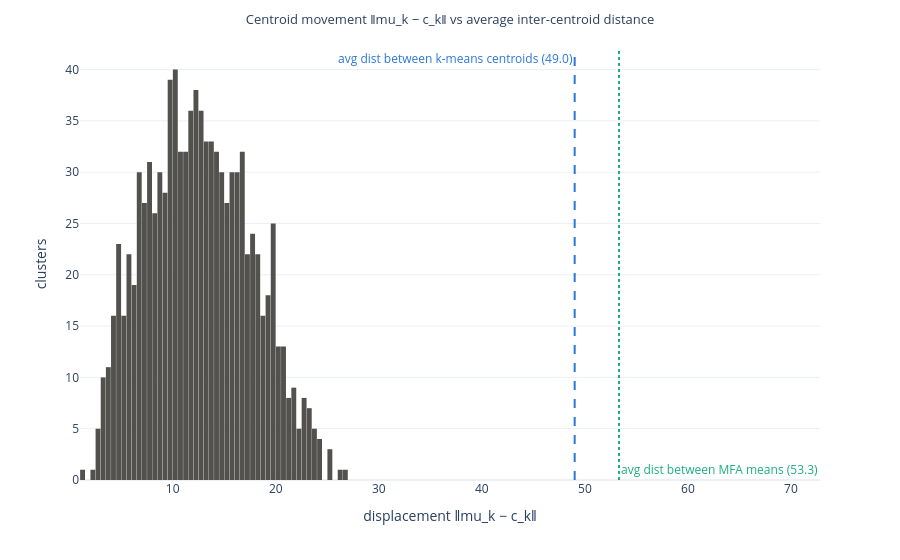
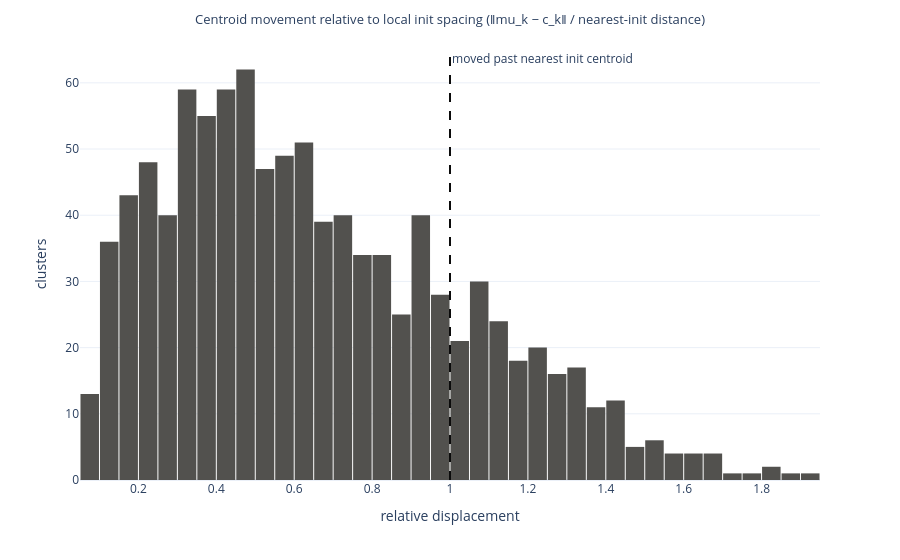
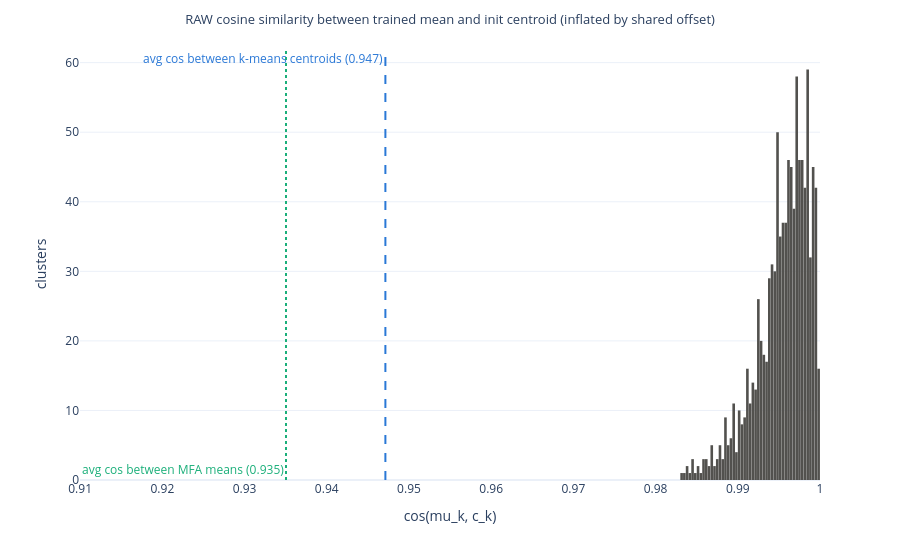
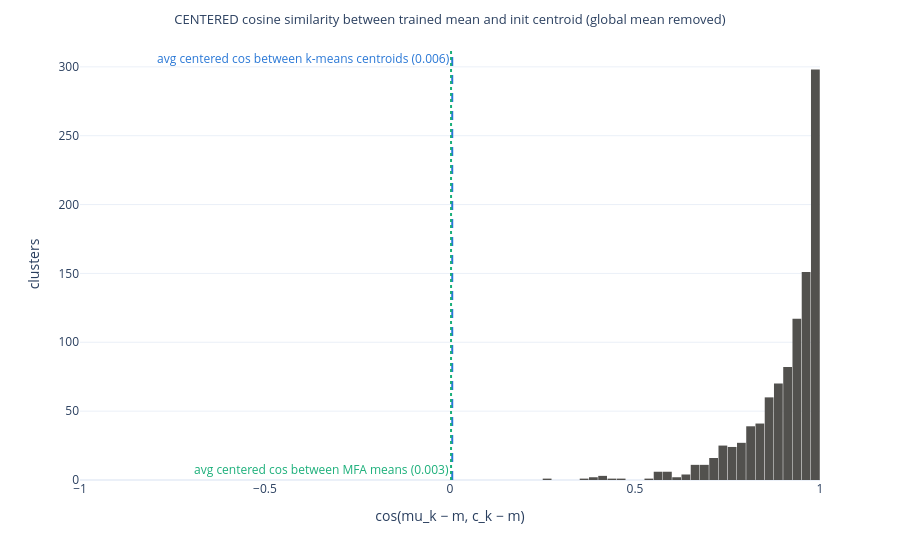

Notebook source saved alongside these figures, in order:
### Markdown cell above
Centroid Movement: Init → Trained Means

**Experiment.** Each MFA mean `mu_k` starts at init centroid `c_k` (verified in
Section 1.1) and is free to move during training. We measure how far each one
went:

- **Displacement** `‖mu_k − c_k‖`, shown raw against a baseline of the average
  pairwise distance *between* centroids (within the k-means set and within the
  MFA means) — movement is only "small" if it is small relative to how far
  centroids are from each other; and a scale-free version dividing by the
  distance from `c_k` to its *nearest other* init centroid — a relative
  displacement > 1 means the mean moved farther than the local inter-centroid
  spacing, i.e. well out of its original Voronoi cell.
- **Cosine similarity** between `mu_k` and `c_k`, in two versions. The **raw**
  cosine is inflated: all activations share a massive offset concentrated in a
  couple of rogue dimensions (the global centroid mean has norm ≈ the centroid
  norms themselves), so even unrelated centroids score ≈0.95. The **centered**
  cosine removes the global mean `m` of the init centroids first,
  `cos(mu_k − m, c_k − m)`, and is the informative one: its cross-centroid
  baseline sits near 0. Both plots carry their own baselines (average pairwise
  cosine between *different* centroids within each set).
- **Nearest-init retention**: is `mu_k` still closer to `c_k` than to any other
  init centroid? Together with the Hungarian check of Section 2, this separates
  "means drifted locally" from "means migrated to other regions".
- **Movement vs membership change**: do clusters whose mean moved most also
  have the lowest assignment Jaccard (Section 2.1)?

### Code cell
if not HAVE_MODEL:
    display(Markdown("**Skipped:** missing MFA model files or k-means centroids."))
else:
    from scipy.spatial.distance import cdist

    from dalg.models.mfa import load_mfa

    model = load_mfa(MFA_RUN / "mfa_model.pt", map_location="cpu")
    mu = model.mu.detach().float().cpu().numpy()
    del model
    gc.collect()

    c_init = _centroid_tensor(KMEANS_CENTROIDS).numpy()
    assert mu.shape == c_init.shape, (mu.shape, c_init.shape)

    displacement = np.linalg.norm(mu - c_init, axis=1)

    offdiag = ~np.eye(K, dtype=bool)
    init_pairwise = cdist(c_init, c_init)
    mu_pairwise = cdist(mu, mu)
    avg_dist_km = float(init_pairwise[offdiag].mean())
    avg_dist_mfa = float(mu_pairwise[offdiag].mean())

    np.fill_diagonal(init_pairwise, np.inf)
    nn_init_dist = init_pairwise.min(axis=1)
    rel_displacement = displacement / nn_init_dist

    def _unit(x: np.ndarray) -> np.ndarray:
        return x / np.maximum(np.linalg.norm(x, axis=1, keepdims=True), 1e-12)

    c_unit = _unit(c_init)
    mu_unit = _unit(mu)
    cos_sim = (mu_unit * c_unit).sum(axis=1)
    avg_cos_km = float((c_unit @ c_unit.T)[offdiag].mean())
    avg_cos_mfa = float((mu_unit @ mu_unit.T)[offdiag].mean())

    # raw activations share a massive offset (dominated by a couple of rogue
    # dimensions), which pushes ALL raw cosines toward 1; center by the global
    # mean of the init centroids to expose the informative directions
    global_mean = c_init.mean(axis=0)
    c_cent_unit = _unit(c_init - global_mean)
    mu_cent_unit = _unit(mu - global_mean)
    cos_sim_centered = (mu_cent_unit * c_cent_unit).sum(axis=1)
    avg_cos_km_centered = float((c_cent_unit @ c_cent_unit.T)[offdiag].mean())
    avg_cos_mfa_centered = float((mu_cent_unit @ mu_cent_unit.T)[offdiag].mean())

    nearest_init = cdist(mu, c_init).argmin(axis=1)
    frac_nearest_own_init = float((nearest_init == np.arange(K)).mean())

    move_df = pd.DataFrame(
        {
            "cluster": np.arange(K),
            "displacement": displacement,
            "nn_init_dist": nn_init_dist,
            "rel_displacement": rel_displacement,
            "cos_sim": cos_sim,
            "cos_sim_centered": cos_sim_centered,
            "nearest_own_init": nearest_init == np.arange(K),
        }
    )
    display(move_df[["displacement", "rel_displacement", "cos_sim", "cos_sim_centered"]].describe(percentiles=[0.1, 0.25, 0.5, 0.75, 0.9]))
    print(f"avg pairwise distance between k-means centroids: {avg_dist_km:.1f}")
    print(f"avg pairwise distance between MFA means:         {avg_dist_mfa:.1f}")
    print(f"avg pairwise cosine between k-means centroids:   raw {avg_cos_km:.4f} | centered {avg_cos_km_centered:.4f}")
    print(f"avg pairwise cosine between MFA means:           raw {avg_cos_mfa:.4f} | centered {avg_cos_mfa_centered:.4f}")
    print(f"fraction of trained means still nearest their own init centroid: {frac_nearest_own_init:.3f}")

    if px is not None:
        fig = px.histogram(
            move_df,
            x="displacement",
            nbins=60,
            title="Centroid movement ‖mu_k − c_k‖ vs average inter-centroid distance",
            color_discrete_sequence=[COLOR_NEUTRAL],
            template=PLOT_TEMPLATE,
        )
        fig.add_vline(
            x=avg_dist_km, line_dash="dash", line_color=COLOR_KMEANS,
            annotation_text=f"avg dist between k-means centroids ({avg_dist_km:.1f})",
            annotation_position="top left", annotation_font_color=COLOR_KMEANS,
        )
        fig.add_vline(
            x=avg_dist_mfa, line_dash="dot", line_color=COLOR_MFA,
            annotation_text=f"avg dist between MFA means ({avg_dist_mfa:.1f})",
            annotation_position="bottom right", annotation_font_color=COLOR_MFA,
        )
        fig.update_layout(xaxis_title="displacement ‖mu_k − c_k‖", yaxis_title="clusters", bargap=0.05)
        save_fig(fig, "displacement_hist")
        fig.show()

        fig = px.histogram(
            move_df,
            x="rel_displacement",
            nbins=60,
            title="Centroid movement relative to local init spacing (‖mu_k − c_k‖ / nearest-init distance)",
            color_discrete_sequence=[COLOR_NEUTRAL],
            template=PLOT_TEMPLATE,
        )
        fig.add_vline(x=1.0, line_dash="dash", line_color="#0b0b0b", annotation_text="moved past nearest init centroid")
        fig.update_layout(xaxis_title="relative displacement", yaxis_title="clusters", bargap=0.05)
        save_fig(fig, "rel_displacement_hist")
        fig.show()

        raw_start = float(np.floor(move_df["cos_sim"].min() * 100) / 100)
        fig = px.histogram(
            move_df,
            x="cos_sim",
            title="RAW cosine similarity between trained mean and init centroid (inflated by shared offset)",
            color_discrete_sequence=[COLOR_NEUTRAL],
            template=PLOT_TEMPLATE,
        )
        fig.add_vline(
            x=avg_cos_km, line_dash="dash", line_color=COLOR_KMEANS,
            annotation_text=f"avg cos between k-means centroids ({avg_cos_km:.3f})",
            annotation_position="top left", annotation_font_color=COLOR_KMEANS,
        )
        fig.add_vline(
            x=avg_cos_mfa, line_dash="dot", line_color=COLOR_MFA,
            annotation_text=f"avg cos between MFA means ({avg_cos_mfa:.3f})",
            annotation_position="bottom left", annotation_font_color=COLOR_MFA,
        )
        fig.update_traces(xbins=dict(start=raw_start, end=1.0, size=(1.0 - raw_start) / 60))
        fig.update_layout(xaxis_title="cos(mu_k, c_k)", yaxis_title="clusters", bargap=0.05)
        save_fig(fig, "cos_raw_hist")
        fig.show()

        fig = px.histogram(
            move_df,
            x="cos_sim_centered",
            title="CENTERED cosine similarity between trained mean and init centroid (global mean removed)",
            color_discrete_sequence=[COLOR_NEUTRAL],
            template=PLOT_TEMPLATE,
        )
        fig.add_vline(
            x=avg_cos_km_centered, line_dash="dash", line_color=COLOR_KMEANS,
            annotation_text=f"avg centered cos between k-means centroids ({avg_cos_km_centered:.3f})",
            annotation_position="top left", annotation_font_color=COLOR_KMEANS,
        )
        fig.add_vline(
            x=avg_cos_mfa_centered, line_dash="dot", line_color=COLOR_MFA,
            annotation_text=f"avg centered cos between MFA means ({avg_cos_mfa_centered:.3f})",
            annotation_position="bottom left", annotation_font_color=COLOR_MFA,
        )
        fig.update_traces(xbins=dict(start=-1.0, end=1.0, size=0.025))
        fig.update_layout(xaxis_title="cos(mu_k − m, c_k − m)", yaxis_title="clusters", bargap=0.05, xaxis_range=[-1, 1])
        save_fig(fig, "cos_centered_hist")
        fig.show()

    if HAVE_ASSIGNMENTS and px is not None:
        move_jac = move_df.merge(per_cluster[["cluster", "jaccard", "km_size"]], on="cluster")
        rho = float(move_jac["rel_displacement"].corr(move_jac["jaccard"], method="spearman"))
        print(f"Spearman(rel_displacement, jaccard) = {rho:.3f}")
        fig = px.scatter(
            move_jac,
            x="rel_displacement",
            y="jaccard",
            hover_data=["cluster", "displacement", "cos_sim_centered", "km_size"],
            title="Assignment Jaccard vs centroid movement",
            color_discrete_sequence=[COLOR_NEUTRAL],
            template=PLOT_TEMPLATE,
            opacity=0.55,
        )
        fig.update_layout(xaxis_title="relative displacement of mean", yaxis_title="Jaccard (init vs trained region)")
        save_fig(fig, "jaccard_vs_movement")
        fig.show()

### Figure 1 — Plotly figure (JSON) as saved in the notebook; plotly's stock layout.template omitted (floating-point values rounded to 4 significant figures; data arrays with more than 128 entries replaced by an {"elided": "..."} marker saying what was removed)
{"data": [{"bingroup": "x", "hovertemplate": "displacement=%{x}<br>count=%{y}<extra></extra>", "legendgroup": "", "marker": {"color": "#52514e", "pattern": {"shape": ""}}, "name": "", "nbinsx": 60, "orientation": "v", "showlegend": false, "type": "histogram", "x": {"elided": "1000 float values"}, "xaxis": "x", "yaxis": "y"}], "layout": {"annotations": [{"font": {"color": "#2a78d6"}, "showarrow": false, "text": "avg dist between k-means centroids (49.0)", "x": 49.01, "xanchor": "right", "xref": "x", "y": 1, "yanchor": "top", "yref": "y domain"}, {"font": {"color": "#1baf7a"}, "showarrow": false, "text": "avg dist between MFA means (53.3)", "x": 53.31, "xanchor": "left", "xref": "x", "y": 0, "yanchor": "bottom", "yref": "y domain"}], "bargap": 0.05, "barmode": "relative", "legend": {"tracegroupgap": 0}, "margin": {"t": 48}, "shapes": [{"line": {"color": "#2a78d6", "dash": "dash"}, "type": "line", "x0": 49.01, "x1": 49.01, "xref": "x", "y0": 0, "y1": 1, "yref": "y domain"}, {"line": {"color": "#1baf7a", "dash": "dot"}, "type": "line", "x0": 53.31, "x1": 53.31, "xref": "x", "y0": 0, "y1": 1, "yref": "y domain"}], "title": {"font": {"size": 13}, "text": "Centroid movement ‖mu_k − c_k‖ vs average inter-centroid distance", "x": 0.5}, "xaxis": {"anchor": "y", "domain": [0, 1], "title": {"text": "displacement ‖mu_k − c_k‖"}}, "yaxis": {"anchor": "x", "domain": [0, 1], "title": {"text": "clusters"}}}}

### Figure 2 — Plotly figure (JSON) as saved in the notebook; plotly's stock layout.template omitted (floating-point values rounded to 4 significant figures; data arrays with more than 128 entries replaced by an {"elided": "..."} marker saying what was removed)
{"data": [{"bingroup": "x", "hovertemplate": "rel_displacement=%{x}<br>count=%{y}<extra></extra>", "legendgroup": "", "marker": {"color": "#52514e", "pattern": {"shape": ""}}, "name": "", "nbinsx": 60, "orientation": "v", "showlegend": false, "type": "histogram", "x": {"elided": "1000 float values"}, "xaxis": "x", "yaxis": "y"}], "layout": {"annotations": [{"showarrow": false, "text": "moved past nearest init centroid", "x": 1, "xanchor": "left", "xref": "x", "y": 1, "yanchor": "top", "yref": "y domain"}], "bargap": 0.05, "barmode": "relative", "legend": {"tracegroupgap": 0}, "margin": {"t": 48}, "shapes": [{"line": {"color": "#0b0b0b", "dash": "dash"}, "type": "line", "x0": 1, "x1": 1, "xref": "x", "y0": 0, "y1": 1, "yref": "y domain"}], "title": {"font": {"size": 13}, "text": "Centroid movement relative to local init spacing (‖mu_k − c_k‖ / nearest-init distance)", "x": 0.5}, "xaxis": {"anchor": "y", "domain": [0, 1], "title": {"text": "relative displacement"}}, "yaxis": {"anchor": "x", "domain": [0, 1], "title": {"text": "clusters"}}}}

### Figure 3 — Plotly figure (JSON) as saved in the notebook; plotly's stock layout.template omitted (floating-point values rounded to 4 significant figures; data arrays with more than 128 entries replaced by an {"elided": "..."} marker saying what was removed)
{"data": [{"bingroup": "x", "hovertemplate": "cos_sim=%{x}<br>count=%{y}<extra></extra>", "legendgroup": "", "marker": {"color": "#52514e", "pattern": {"shape": ""}}, "name": "", "orientation": "v", "showlegend": false, "type": "histogram", "x": {"elided": "1000 float values"}, "xaxis": "x", "xbins": {"end": 1, "size": 0.0003333, "start": 0.98}, "yaxis": "y"}], "layout": {"annotations": [{"font": {"color": "#2a78d6"}, "showarrow": false, "text": "avg cos between k-means centroids (0.947)", "x": 0.9471, "xanchor": "right", "xref": "x", "y": 1, "yanchor": "top", "yref": "y domain"}, {"font": {"color": "#1baf7a"}, "showarrow": false, "text": "avg cos between MFA means (0.935)", "x": 0.935, "xanchor": "right", "xref": "x", "y": 0, "yanchor": "bottom", "yref": "y domain"}], "bargap": 0.05, "barmode": "relative", "legend": {"tracegroupgap": 0}, "margin": {"t": 48}, "shapes": [{"line": {"color": "#2a78d6", "dash": "dash"}, "type": "line", "x0": 0.9471, "x1": 0.9471, "xref": "x", "y0": 0, "y1": 1, "yref": "y domain"}, {"line": {"color": "#1baf7a", "dash": "dot"}, "type": "line", "x0": 0.935, "x1": 0.935, "xref": "x", "y0": 0, "y1": 1, "yref": "y domain"}], "title": {"font": {"size": 13}, "text": "RAW cosine similarity between trained mean and init centroid (inflated by shared offset)", "x": 0.5}, "xaxis": {"anchor": "y", "domain": [0, 1], "title": {"text": "cos(mu_k, c_k)"}}, "yaxis": {"anchor": "x", "domain": [0, 1], "title": {"text": "clusters"}}}}

### Figure 4 — Plotly figure (JSON) as saved in the notebook; plotly's stock layout.template omitted (floating-point values rounded to 4 significant figures; data arrays with more than 128 entries replaced by an {"elided": "..."} marker saying what was removed)
{"data": [{"bingroup": "x", "hovertemplate": "cos_sim_centered=%{x}<br>count=%{y}<extra></extra>", "legendgroup": "", "marker": {"color": "#52514e", "pattern": {"shape": ""}}, "name": "", "orientation": "v", "showlegend": false, "type": "histogram", "x": {"elided": "1000 float values"}, "xaxis": "x", "xbins": {"end": 1, "size": 0.025, "start": -1}, "yaxis": "y"}], "layout": {"annotations": [{"font": {"color": "#2a78d6"}, "showarrow": false, "text": "avg centered cos between k-means centroids (0.006)", "x": 0.006049, "xanchor": "right", "xref": "x", "y": 1, "yanchor": "top", "yref": "y domain"}, {"font": {"color": "#1baf7a"}, "showarrow": false, "text": "avg centered cos between MFA means (0.003)", "x": 0.002841, "xanchor": "right", "xref": "x", "y": 0, "yanchor": "bottom", "yref": "y domain"}], "bargap": 0.05, "barmode": "relative", "legend": {"tracegroupgap": 0}, "margin": {"t": 48}, "shapes": [{"line": {"color": "#2a78d6", "dash": "dash"}, "type": "line", "x0": 0.006049, "x1": 0.006049, "xref": "x", "y0": 0, "y1": 1, "yref": "y domain"}, {"line": {"color": "#1baf7a", "dash": "dot"}, "type": "line", "x0": 0.002841, "x1": 0.002841, "xref": "x", "y0": 0, "y1": 1, "yref": "y domain"}], "title": {"font": {"size": 13}, "text": "CENTERED cosine similarity between trained mean and init centroid (global mean removed)", "x": 0.5}, "xaxis": {"anchor": "y", "domain": [0, 1], "range": [-1, 1], "title": {"text": "cos(mu_k − m, c_k − m)"}}, "yaxis": {"anchor": "x", "domain": [0, 1], "title": {"text": "clusters"}}}}
